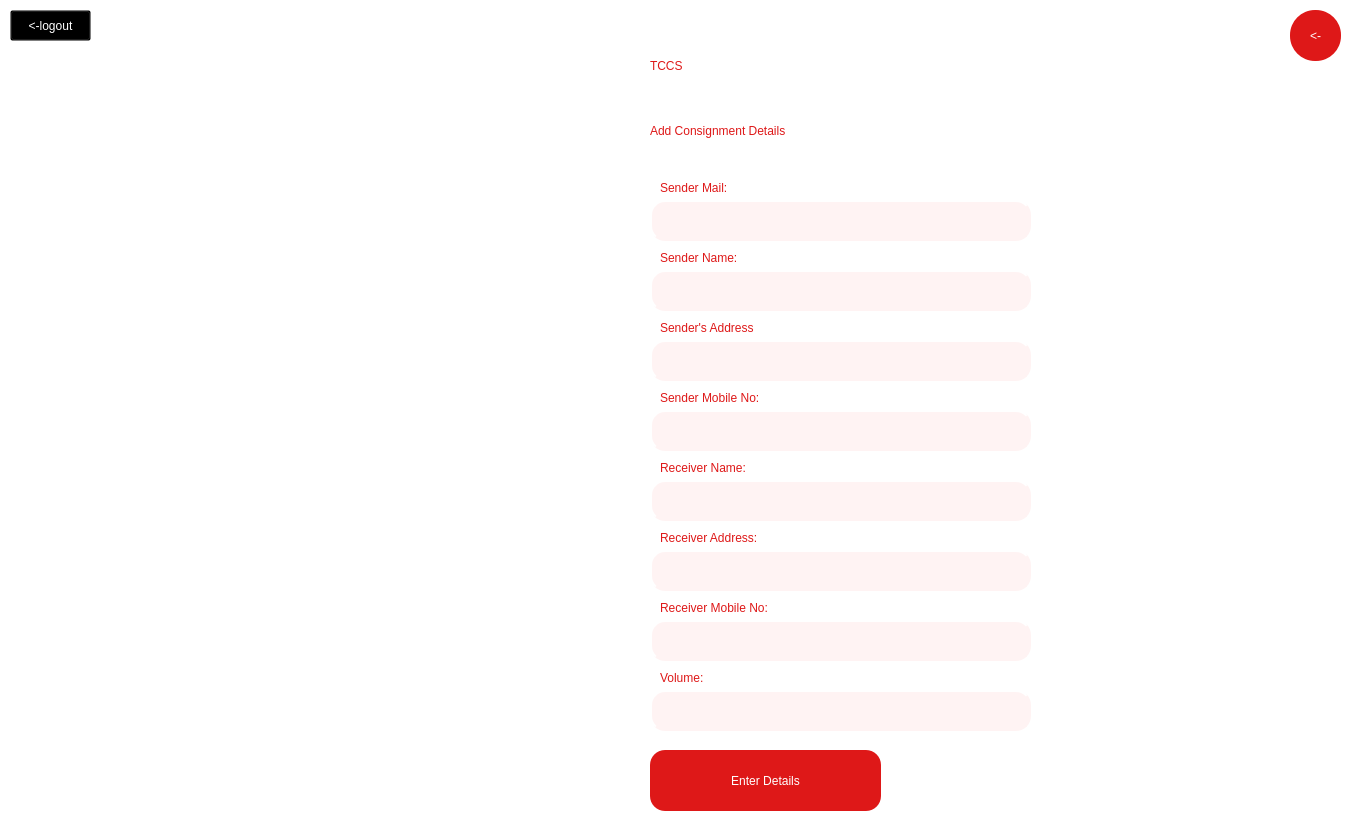
<?xml version="1.0" encoding="UTF-8"?>
<ui version="4.0">
 <class>Dialog</class>
 <widget class="QDialog" name="Dialog">
  <property name="geometry">
   <rect>
    <x>0</x>
    <y>0</y>
    <width>1351</width>
    <height>840</height>
   </rect>
  </property>
  <property name="windowTitle">
   <string>Dialog</string>
  </property>
  <property name="styleSheet">
   <string notr="true">QDialog#Dialog{
background-color: white;
}</string>
  </property>
  <widget class="QLabel" name="user_png">
   <property name="geometry">
    <rect>
     <x>140</x>
     <y>100</y>
     <width>241</width>
     <height>231</height>
    </rect>
   </property>
   <property name="styleSheet">
    <string notr="true"/>
   </property>
   <property name="text">
    <string/>
   </property>
   <property name="pixmap">
    <pixmap>user.png</pixmap>
   </property>
  </widget>
  <widget class="QLabel" name="employee_name">
   <property name="geometry">
    <rect>
     <x>150</x>
     <y>350</y>
     <width>251</width>
     <height>61</height>
    </rect>
   </property>
   <property name="styleSheet">
    <string notr="true">color: white;
font: 75 24pt &quot;League Spartan&quot;;</string>
   </property>
   <property name="text">
    <string>Abhinav Sen</string>
   </property>
  </widget>
  <widget class="QLabel" name="employeeIDHeading">
   <property name="geometry">
    <rect>
     <x>190</x>
     <y>460</y>
     <width>141</width>
     <height>31</height>
    </rect>
   </property>
   <property name="styleSheet">
    <string notr="true">color: white;
font: 75 16pt &quot;League Spartan&quot;;</string>
   </property>
   <property name="text">
    <string>Employee ID:</string>
   </property>
  </widget>
  <widget class="QLabel" name="Emailaddress_heading">
   <property name="geometry">
    <rect>
     <x>180</x>
     <y>550</y>
     <width>191</width>
     <height>31</height>
    </rect>
   </property>
   <property name="styleSheet">
    <string notr="true">color: white;
font: 75 16pt &quot;League Spartan&quot;;</string>
   </property>
   <property name="text">
    <string>Email address:</string>
   </property>
  </widget>
  <widget class="QLabel" name="branchHeading">
   <property name="geometry">
    <rect>
     <x>210</x>
     <y>640</y>
     <width>111</width>
     <height>41</height>
    </rect>
   </property>
   <property name="styleSheet">
    <string notr="true">color: white;
font: 75 16pt &quot;League Spartan&quot;;</string>
   </property>
   <property name="text">
    <string>Branch: </string>
   </property>
  </widget>
  <widget class="QLabel" name="employeeIDLabel">
   <property name="geometry">
    <rect>
     <x>210</x>
     <y>500</y>
     <width>111</width>
     <height>21</height>
    </rect>
   </property>
   <property name="styleSheet">
    <string notr="true">color: white;
font: 25 16pt &quot;Calibri&quot;;</string>
   </property>
   <property name="text">
    <string>20CS10003</string>
   </property>
  </widget>
  <widget class="QLabel" name="emailIDLabel">
   <property name="geometry">
    <rect>
     <x>140</x>
     <y>570</y>
     <width>281</width>
     <height>51</height>
    </rect>
   </property>
   <property name="styleSheet">
    <string notr="true">color: white;
font: 25 16pt &quot;Calibri&quot;;</string>
   </property>
   <property name="text">
    <string>abhinavsen2002@gmail.com</string>
   </property>
  </widget>
  <widget class="QLabel" name="branchLabel">
   <property name="geometry">
    <rect>
     <x>150</x>
     <y>670</y>
     <width>211</width>
     <height>111</height>
    </rect>
   </property>
   <property name="styleSheet">
    <string notr="true">color: white;
font: 25 16pt &quot;Calibri&quot;;</string>
   </property>
   <property name="text">
    <string>&lt;html&gt;&lt;head/&gt;&lt;body&gt;&lt;p align=&quot;center&quot;&gt;No 28 Gupta Road,&lt;br/&gt;Anna Nagar,&lt;br/&gt;Chennai, 600010&lt;/p&gt;&lt;/body&gt;&lt;/html&gt;</string>
   </property>
  </widget>
  <widget class="QLabel" name="label">
   <property name="geometry">
    <rect>
     <x>650</x>
     <y>20</y>
     <width>211</width>
     <height>91</height>
    </rect>
   </property>
   <property name="styleSheet">
    <string notr="true">color: rgb(222, 24, 24);
font: 75 48pt &quot;League Spartan&quot;;
</string>
   </property>
   <property name="text">
    <string>TCCS</string>
   </property>
  </widget>
  <widget class="QLabel" name="label_2">
   <property name="geometry">
    <rect>
     <x>650</x>
     <y>100</y>
     <width>581</width>
     <height>61</height>
    </rect>
   </property>
   <property name="styleSheet">
    <string notr="true">color: rgb(222, 24,24);
font: 75 28pt &quot;League Spartan&quot;;</string>
   </property>
   <property name="text">
    <string>Add Consignment Details</string>
   </property>
  </widget>
  <widget class="QLineEdit" name="senderNameLineEdit">
   <property name="geometry">
    <rect>
     <x>650</x>
     <y>270</y>
     <width>381</width>
     <height>41</height>
    </rect>
   </property>
   <property name="font">
    <font>
     <family>Calibri</family>
     <pointsize>12</pointsize>
     <weight>3</weight>
     <italic>false</italic>
     <bold>false</bold>
    </font>
   </property>
   <property name="styleSheet">
    <string notr="true">background-color: #fff3f3;
border-style: outset;
border-width: 2px;
border-radius: 15px;
border-color: #fff3f3;
padding-left: 10px;
font: 25 12pt &quot;Calibri&quot;;
color: #808080</string>
   </property>
  </widget>
  <widget class="QLabel" name="label_3">
   <property name="geometry">
    <rect>
     <x>660</x>
     <y>250</y>
     <width>121</width>
     <height>16</height>
    </rect>
   </property>
   <property name="styleSheet">
    <string notr="true">color: rgb(222,24,24);
font: 25 14pt &quot;Calibri&quot;;</string>
   </property>
   <property name="text">
    <string>Sender Name:</string>
   </property>
  </widget>
  <widget class="QLabel" name="label_4">
   <property name="geometry">
    <rect>
     <x>660</x>
     <y>320</y>
     <width>161</width>
     <height>16</height>
    </rect>
   </property>
   <property name="styleSheet">
    <string notr="true">color: rgb(222,24,24);
font: 25 14pt &quot;Calibri&quot;;</string>
   </property>
   <property name="text">
    <string>Sender's Address</string>
   </property>
  </widget>
  <widget class="QLineEdit" name="senderAddressLineEdit">
   <property name="geometry">
    <rect>
     <x>650</x>
     <y>340</y>
     <width>381</width>
     <height>41</height>
    </rect>
   </property>
   <property name="font">
    <font>
     <family>Calibri</family>
     <pointsize>12</pointsize>
     <weight>3</weight>
     <italic>false</italic>
     <bold>false</bold>
    </font>
   </property>
   <property name="styleSheet">
    <string notr="true">background-color: #fff3f3;
border-style: outset;
border-width: 2px;
border-radius: 15px;
border-color: #fff3f3;
padding-left: 10px;
font: 25 12pt &quot;Calibri&quot;;
color: #808080</string>
   </property>
  </widget>
  <widget class="QLabel" name="label_5">
   <property name="geometry">
    <rect>
     <x>660</x>
     <y>390</y>
     <width>201</width>
     <height>16</height>
    </rect>
   </property>
   <property name="styleSheet">
    <string notr="true">color: rgb(222,24,24);
font: 25 14pt &quot;Calibri&quot;;</string>
   </property>
   <property name="text">
    <string>Sender Mobile No:</string>
   </property>
  </widget>
  <widget class="QLineEdit" name="senderMobileNoLineEdit">
   <property name="geometry">
    <rect>
     <x>650</x>
     <y>410</y>
     <width>381</width>
     <height>41</height>
    </rect>
   </property>
   <property name="font">
    <font>
     <family>Calibri</family>
     <pointsize>12</pointsize>
     <weight>3</weight>
     <italic>false</italic>
     <bold>false</bold>
    </font>
   </property>
   <property name="styleSheet">
    <string notr="true">background-color: #fff3f3;
border-style: outset;
border-width: 2px;
border-radius: 15px;
border-color: #fff3f3;
padding-left: 10px;
font: 25 12pt &quot;Calibri&quot;;
color: #808080</string>
   </property>
  </widget>
  <widget class="QLabel" name="label_6">
   <property name="geometry">
    <rect>
     <x>660</x>
     <y>460</y>
     <width>141</width>
     <height>16</height>
    </rect>
   </property>
   <property name="styleSheet">
    <string notr="true">color: rgb(222,24,24);
font: 25 14pt &quot;Calibri&quot;;</string>
   </property>
   <property name="text">
    <string>Receiver Name:</string>
   </property>
  </widget>
  <widget class="QLineEdit" name="receiverNameLineEdit">
   <property name="geometry">
    <rect>
     <x>650</x>
     <y>480</y>
     <width>381</width>
     <height>41</height>
    </rect>
   </property>
   <property name="font">
    <font>
     <family>Calibri</family>
     <pointsize>12</pointsize>
     <weight>3</weight>
     <italic>false</italic>
     <bold>false</bold>
    </font>
   </property>
   <property name="styleSheet">
    <string notr="true">background-color: #fff3f3;
border-style: outset;
border-width: 2px;
border-radius: 15px;
border-color: #fff3f3;
padding-left: 10px;
font: 25 12pt &quot;Calibri&quot;;
color: #808080</string>
   </property>
  </widget>
  <widget class="QLabel" name="label_7">
   <property name="geometry">
    <rect>
     <x>660</x>
     <y>530</y>
     <width>161</width>
     <height>16</height>
    </rect>
   </property>
   <property name="styleSheet">
    <string notr="true">color: rgb(222,24,24);
font: 25 14pt &quot;Calibri&quot;;</string>
   </property>
   <property name="text">
    <string>Receiver Address:</string>
   </property>
  </widget>
  <widget class="QLineEdit" name="receiverAddressLineEdit">
   <property name="geometry">
    <rect>
     <x>650</x>
     <y>550</y>
     <width>381</width>
     <height>41</height>
    </rect>
   </property>
   <property name="font">
    <font>
     <family>Calibri</family>
     <pointsize>12</pointsize>
     <weight>3</weight>
     <italic>false</italic>
     <bold>false</bold>
    </font>
   </property>
   <property name="styleSheet">
    <string notr="true">background-color: #fff3f3;
border-style: outset;
border-width: 2px;
border-radius: 15px;
border-color: #fff3f3;
padding-left: 10px;
font: 25 12pt &quot;Calibri&quot;;
color: #808080</string>
   </property>
  </widget>
  <widget class="QLabel" name="label_8">
   <property name="geometry">
    <rect>
     <x>660</x>
     <y>600</y>
     <width>171</width>
     <height>16</height>
    </rect>
   </property>
   <property name="styleSheet">
    <string notr="true">color: rgb(222,24,24);
font: 25 14pt &quot;Calibri&quot;;</string>
   </property>
   <property name="text">
    <string>Receiver Mobile No:</string>
   </property>
  </widget>
  <widget class="QLineEdit" name="receiverMobileNoLineEdit">
   <property name="geometry">
    <rect>
     <x>650</x>
     <y>620</y>
     <width>381</width>
     <height>41</height>
    </rect>
   </property>
   <property name="font">
    <font>
     <family>Calibri</family>
     <pointsize>12</pointsize>
     <weight>3</weight>
     <italic>false</italic>
     <bold>false</bold>
    </font>
   </property>
   <property name="styleSheet">
    <string notr="true">background-color: #fff3f3;
border-style: outset;
border-width: 2px;
border-radius: 15px;
border-color: #fff3f3;
padding-left: 10px;
font: 25 12pt &quot;Calibri&quot;;
color: #808080</string>
   </property>
  </widget>
  <widget class="QLabel" name="label_9">
   <property name="geometry">
    <rect>
     <x>660</x>
     <y>670</y>
     <width>111</width>
     <height>16</height>
    </rect>
   </property>
   <property name="styleSheet">
    <string notr="true">color: rgb(222,24,24);
font: 25 14pt &quot;Calibri&quot;;</string>
   </property>
   <property name="text">
    <string>Volume:</string>
   </property>
  </widget>
  <widget class="QLineEdit" name="volumeLineEdit">
   <property name="geometry">
    <rect>
     <x>650</x>
     <y>690</y>
     <width>381</width>
     <height>41</height>
    </rect>
   </property>
   <property name="font">
    <font>
     <family>Calibri</family>
     <pointsize>12</pointsize>
     <weight>3</weight>
     <italic>false</italic>
     <bold>false</bold>
    </font>
   </property>
   <property name="styleSheet">
    <string notr="true">background-color: #fff3f3;
border-style: outset;
border-width: 2px;
border-radius: 15px;
border-color: #fff3f3;
padding-left: 10px;
font: 25 12pt &quot;Calibri&quot;;
color: #808080</string>
   </property>
  </widget>
  <widget class="QPushButton" name="enterDetailsButton">
   <property name="geometry">
    <rect>
     <x>650</x>
     <y>750</y>
     <width>231</width>
     <height>61</height>
    </rect>
   </property>
   <property name="styleSheet">
    <string notr="true">font: 75 20pt &quot;League Spartan&quot;;
color: white;
background-color: rgb(222, 24, 24);
border-radius: 15px</string>
   </property>
   <property name="text">
    <string>Enter Details</string>
   </property>
  </widget>
  <widget class="QPushButton" name="logoutButton">
   <property name="geometry">
    <rect>
     <x>10</x>
     <y>10</y>
     <width>81</width>
     <height>31</height>
    </rect>
   </property>
   <property name="styleSheet">
    <string notr="true">font: 25 15pt &quot;Calibri&quot;;
color: white;
background-color: transparent</string>
   </property>
   <property name="text">
    <string>&lt;-logout</string>
   </property>
  </widget>
  <widget class="QLabel" name="label_10">
   <property name="geometry">
    <rect>
     <x>-270</x>
     <y>0</y>
     <width>811</width>
     <height>841</height>
    </rect>
   </property>
   <property name="text">
    <string/>
   </property>
   <property name="pixmap">
    <pixmap>truck2.jpg</pixmap>
   </property>
   <property name="scaledContents">
    <bool>true</bool>
   </property>
  </widget>
  <widget class="QPushButton" name="backButton">
   <property name="geometry">
    <rect>
     <x>1290</x>
     <y>10</y>
     <width>51</width>
     <height>51</height>
    </rect>
   </property>
   <property name="styleSheet">
    <string notr="true">
font: 75 20pt &quot;Calibri&quot;;
color: white;
background-color: rgb(222, 24, 24);
border-radius: 25px</string>
   </property>
   <property name="text">
    <string>&lt;-</string>
   </property>
  </widget>
  <widget class="QLineEdit" name="senderMailLineEdit">
   <property name="geometry">
    <rect>
     <x>650</x>
     <y>200</y>
     <width>381</width>
     <height>41</height>
    </rect>
   </property>
   <property name="font">
    <font>
     <family>Calibri</family>
     <pointsize>12</pointsize>
     <weight>3</weight>
     <italic>false</italic>
     <bold>false</bold>
    </font>
   </property>
   <property name="styleSheet">
    <string notr="true">background-color: #fff3f3;
border-style: outset;
border-width: 2px;
border-radius: 15px;
border-color: #fff3f3;
padding-left: 10px;
font: 25 12pt &quot;Calibri&quot;;
color: #808080</string>
   </property>
  </widget>
  <widget class="QLabel" name="label_11">
   <property name="geometry">
    <rect>
     <x>660</x>
     <y>180</y>
     <width>121</width>
     <height>16</height>
    </rect>
   </property>
   <property name="styleSheet">
    <string notr="true">color: rgb(222,24,24);
font: 25 14pt &quot;Calibri&quot;;</string>
   </property>
   <property name="text">
    <string>Sender Mail:</string>
   </property>
  </widget>
  <zorder>label_10</zorder>
  <zorder>user_png</zorder>
  <zorder>employee_name</zorder>
  <zorder>employeeIDHeading</zorder>
  <zorder>Emailaddress_heading</zorder>
  <zorder>branchHeading</zorder>
  <zorder>employeeIDLabel</zorder>
  <zorder>emailIDLabel</zorder>
  <zorder>branchLabel</zorder>
  <zorder>label</zorder>
  <zorder>label_2</zorder>
  <zorder>senderNameLineEdit</zorder>
  <zorder>label_3</zorder>
  <zorder>label_4</zorder>
  <zorder>senderAddressLineEdit</zorder>
  <zorder>label_5</zorder>
  <zorder>senderMobileNoLineEdit</zorder>
  <zorder>label_6</zorder>
  <zorder>receiverNameLineEdit</zorder>
  <zorder>label_7</zorder>
  <zorder>receiverAddressLineEdit</zorder>
  <zorder>label_8</zorder>
  <zorder>receiverMobileNoLineEdit</zorder>
  <zorder>label_9</zorder>
  <zorder>volumeLineEdit</zorder>
  <zorder>enterDetailsButton</zorder>
  <zorder>logoutButton</zorder>
  <zorder>backButton</zorder>
  <zorder>senderMailLineEdit</zorder>
  <zorder>label_11</zorder>
 </widget>
 <resources/>
 <connections/>
</ui>
